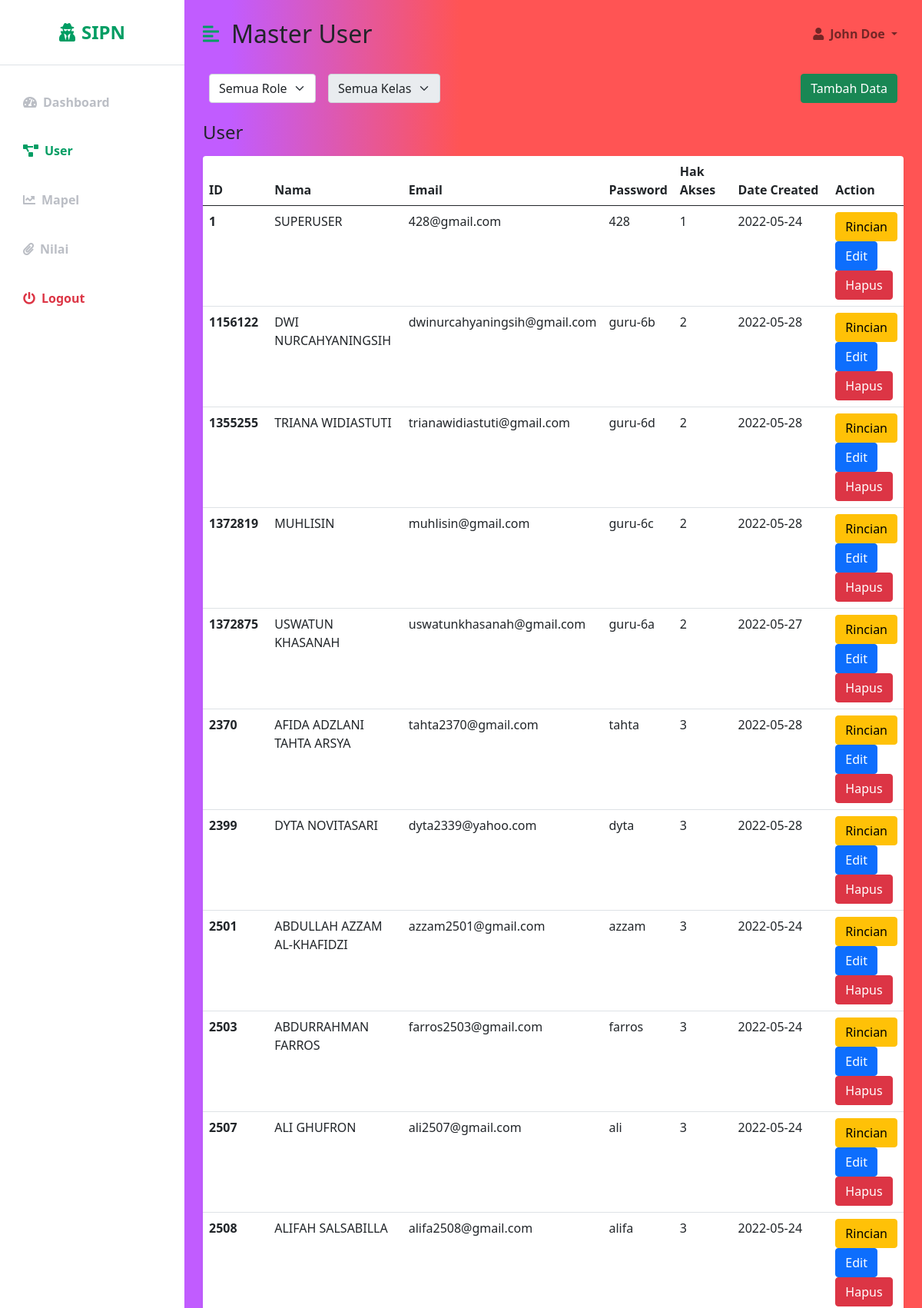
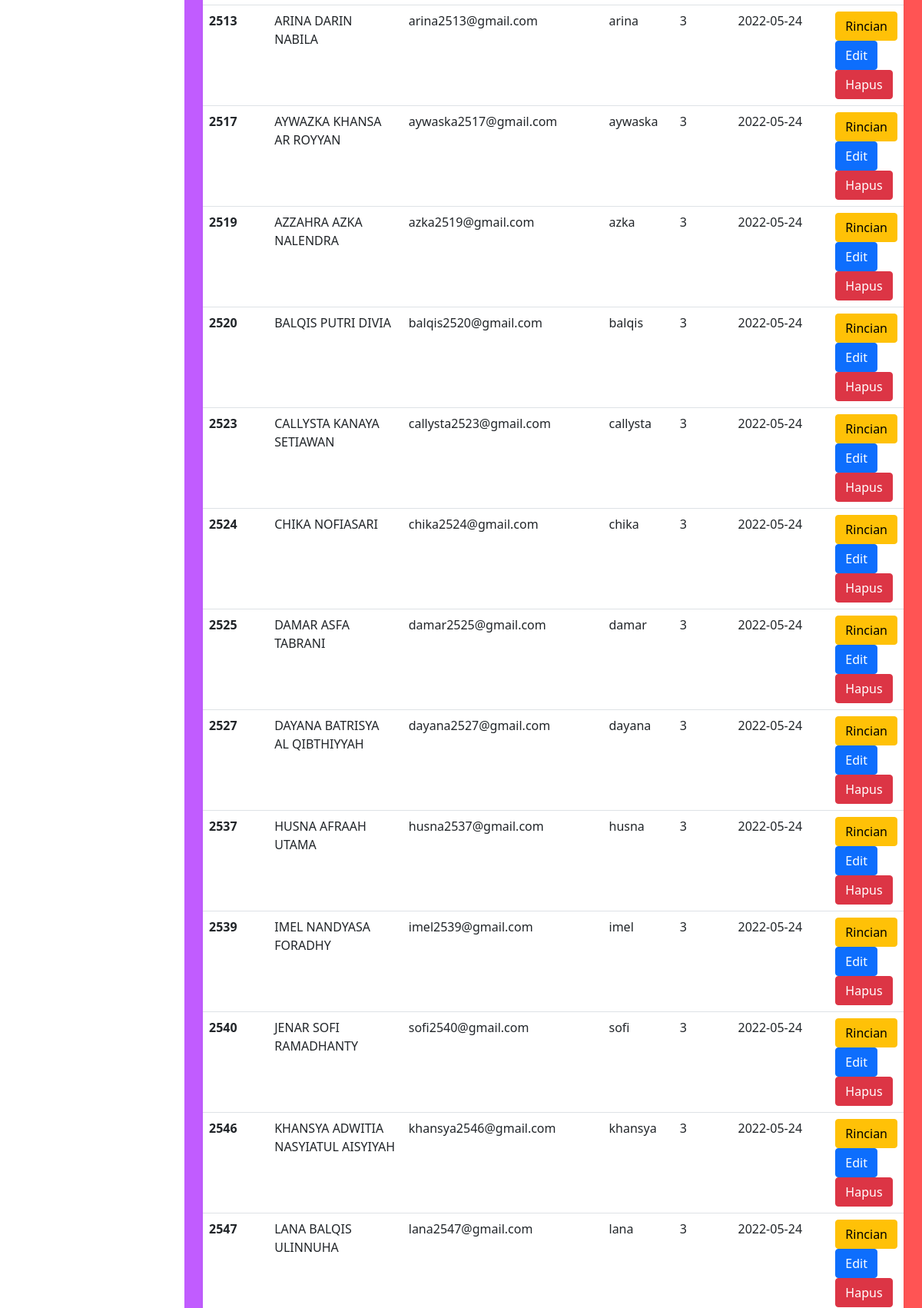
The page /web/user.php (upper part) on the database its author committed (2 pictures, top to bottom).
### tables this page shows
CREATE TABLE `detail_user` (
  `id_detail` int(11) NOT NULL AUTO_INCREMENT,
  `id_user` varchar(10) DEFAULT NULL,
  `nama` varchar(50) DEFAULT NULL,
  `jk` varchar(2) DEFAULT NULL,
  `tgl_lahir` date DEFAULT NULL,
  `id_kelas` varchar(10) DEFAULT NULL,
  `absen` varchar(2) DEFAULT NULL,
  PRIMARY KEY (`id_detail`),
  KEY `id_user` (`id_user`),
  KEY `id_kelas` (`id_kelas`),
  CONSTRAINT `detail_user_ibfk_1` FOREIGN KEY (`id_user`) REFERENCES `user_sistem` (`id_user`),
  CONSTRAINT `detail_user_ibfk_2` FOREIGN KEY (`id_kelas`) REFERENCES `kelas` (`id_kelas`)
);

CREATE TABLE `user_sistem` (
  `id_user` varchar(10) NOT NULL,
  `password` varchar(50) DEFAULT NULL,
  `email` varchar(50) DEFAULT NULL,
  `hak_akses` int(2) DEFAULT NULL,
  `date_created` date DEFAULT NULL,
  PRIMARY KEY (`id_user`)
);

### web/user.php (the view, shortened to what this page needs)
<?php
include_once "../web/koneksi.php";
$sql = "SELECT us.id_user AS ID, du.nama, us.email, us.password AS Pass, us.hak_akses, us.date_created FROM user_sistem us, detail_user du WHERE us.id_user=du.id_user ORDER BY us.id_user ASC";
$result = mysqli_query($conn, $sql);
?>
<!DOCTYPE html>
<html lang="en">
<head>
    <link href="https://cdn.jsdelivr.net/npm/bootstrap@5.0.0-beta3/dist/css/bootstrap.min.css" rel="stylesheet" />
    <link rel="stylesheet" href="https://cdnjs.cloudflare.com/ajax/libs/font-awesome/5.15.3/css/all.min.css" />
    <link rel="stylesheet" href="style.css" />
</head>
<body>
    <div class="d-flex" id="wrapper">
        <div class="bg-white" id="sidebar-wrapper">
            <div class="sidebar-heading text-center py-4 primary-text fs-4 fw-bold text-uppercase border-bottom"><i
                    class="fas fa-user-secret me-2"></i>SIPN</div>
            <div class="list-group list-group-flush my-3">
                <a href="#" class="list-group-item list-group-item-action bg-transparent second-text fw-bold"><i
                        class="fas fa-tachometer-alt me-2"></i>Dashboard</a>
                <a href="#" class="list-group-item list-group-item-action bg-transparent second-text active"><i
                        class="fas fa-project-diagram me-2"></i>User</a>
                <a href="#" class="list-group-item list-group-item-action bg-transparent second-text fw-bold"><i
                        class="fas fa-chart-line me-2"></i>Mapel</a>
                <a href="#" class="list-group-item list-group-item-action bg-transparent second-text fw-bold"><i
                        class="fas fa-paperclip me-2"></i>Nilai</a>
                <a href="#" class="list-group-item list-group-item-action bg-transparent text-danger fw-bold"><i
                        class="fas fa-power-off me-2"></i>Logout</a>
            </div>
        </div>
        <div id="page-content-wrapper">
            <nav class="navbar navbar-expand-lg navbar-light bg-transparent py-4 px-4">
                <div class="d-flex align-items-center">
                    <i class="fas fa-align-left primary-text fs-4 me-3" id="menu-toggle"></i>
                    <h2 class="fs-2 m-0">Master User</h2>
                </div>
                <div class="collapse navbar-collapse" id="navbarSupportedContent">
                    <ul class="navbar-nav ms-auto mb-2 mb-lg-0">
                        <li class="nav-item dropdown">
                            <a class="nav-link dropdown-toggle second-text fw-bold" href="#" id="navbarDropdown"
                                role="button" data-bs-toggle="dropdown" aria-expanded="false">
                                <i class="fas fa-user me-2"></i>John Doe
                            </a>
                        </li>
                    </ul>
                </div>
            </nav>
            <div class="container-fluid px-4">
                <div class="d-flex mb-3">
                  <div class="p-2">
                        <select class="form-select" aria-label="Default select example" id="pilih_role">
                          <option selected value="0">Semua Role</option>
                        </select>
                  </div>
                  <div class="p-2">
                        <select class="form-select" aria-label="Default select example" id="pilih_kelas">
                          <option selected value="0">Semua Kelas</option>
                        </select>
                    </div>
                  <div class="ms-auto p-2">
                         <a href="tambah-data-user.php" class="btn btn-success float-start">Tambah Data</a>
                  </div>
                </div>
                <div class="row my-3">
                    <h3 class="fs-4 mb-3">User</h3>
                    <div class="col">
                        <table class="table bg-white rounded shadow-sm  table-hover" id='tabel_user'>
                            <thead>
                                <tr>
                                    <th scope="col" width="10%">ID</th>
                                    <th scope="col" width="20%">Nama</th>
                                    <th scope="col" width="10%">Email</th>
                                    <th scope="col" width="10%">Password</th>
                                    <th scope="col"width="10%">Hak Akses</th>
                                    <th scope="col"width="20%">Date Created</th>
                                    <th scope="col">Action</th>
                                </tr>
                            </thead>
                            <tbody>
                                <?php while($row=mysqli_fetch_assoc($result)): ?>
                                <tr>
                                    <th scope="row"> <?= $row["ID"]; ?> </th>
                                    <td> <?= $row["nama"]; ?> </td>
                                    <td> <?= $row["email"]; ?> </td>
                                    <td> <?= $row["Pass"]; ?> </td>
                                    <td> <?= $row["hak_akses"]; ?> </td>
                                    <td> <?= $row["date_created"]; ?> </td>
                                    <td>
                                        <a href="#" class="btn btn-warning">Rincian</a>
                                        <a href="#" class="btn btn-primary">Edit</a>
                                        <a href="#" class="btn btn-danger">Hapus</a>
                                     </td>
                                </tr>
                                <?php endwhile; ?>
                            </tbody>
                        </table>
                    </div>
                </div>
            </div>
        </div>
    </div>
</body>
</html>

### web/style.css (style rules this page uses)
html { font-size: 1rem; }
:root { --main-bg-color: #65a6b2; --main-text-color: #009d63; --second-text-color: #bbbec5; --second-bg-color: #c1efde; }
.primary-text { color: var(--main-text-color); }
.second-text { color: var(--second-text-color); }
#wrapper { overflow-x: hidden; background-image: linear-gradient( to right, #c15cff, #c15cff, #ff5454, #ff5454, #ff5454 ); }
#sidebar-wrapper { min-height: 100vh; margin-left: -15rem; -webkit-transition: margin 0.25s ease-out; -moz-transition: margin 0.25s ease-out; -o-transition: margin 0.25s ease-out; transition: margin 0.25s ease-out; }
#sidebar-wrapper .sidebar-heading { padding: 0.875rem 1.25rem; font-size: 1.2rem; }
#sidebar-wrapper .list-group { width: 15rem; }
#page-content-wrapper { min-width: 100vw; }
#menu-toggle { cursor: pointer; }
.list-group-item { border: none; padding: 20px 30px; }
.list-group-item.active { background-color: transparent; color: var(--main-text-color); font-weight: bold; border: none; }
@media (min-width: 768px) { #sidebar-wrapper { margin-left: 0; } }
@media (min-width: 768px) { #page-content-wrapper { min-width: 0; width: 100%; } }

### rows shown on the page
detail_user: id_user.id_user "1", nama "SUPERUSER", id_user.email "428@gmail.com", id_user.password "428", id_user.hak_akses "1", id_user.date_created "2022-05-24"
detail_user: id_user.id_user "1156122", nama "DWI NURCAHYANINGSIH", id_user.email "dwinurcahyaningsih@gmail.com", id_user.password "guru-6b", id_user.hak_akses "2", id_user.date_created "2022-05-28"
detail_user: id_user.id_user "1355255", nama "TRIANA WIDIASTUTI", id_user.email "trianawidiastuti@gmail.com", id_user.password "guru-6d", id_user.hak_akses "2", id_user.date_created "2022-05-28"
detail_user: id_user.id_user "1372819", nama "MUHLISIN", id_user.email "muhlisin@gmail.com", id_user.password "guru-6c", id_user.hak_akses "2", id_user.date_created "2022-05-28"
detail_user: id_user.id_user "1372875", nama "USWATUN KHASANAH", id_user.email "uswatunkhasanah@gmail.com", id_user.password "guru-6a", id_user.hak_akses "2", id_user.date_created "2022-05-27"
detail_user: id_user.id_user "2370", nama "AFIDA ADZLANI TAHTA ARSYA", id_user.email "tahta2370@gmail.com", id_user.password "tahta", id_user.hak_akses "3", id_user.date_created "2022-05-28"
detail_user: id_user.id_user "2399", nama "DYTA NOVITASARI", id_user.email "dyta2339@yahoo.com", id_user.password "dyta", id_user.hak_akses "3", id_user.date_created "2022-05-28"
detail_user: id_user.id_user "2501", nama "ABDULLAH AZZAM AL-KHAFIDZI", id_user.email "azzam2501@gmail.com", id_user.password "azzam", id_user.hak_akses "3", id_user.date_created "2022-05-24"
detail_user: id_user.id_user "2503", nama "ABDURRAHMAN FARROS", id_user.email "farros2503@gmail.com", id_user.password "farros", id_user.hak_akses "3", id_user.date_created "2022-05-24"
detail_user: id_user.id_user "2507", nama "ALI GHUFRON", id_user.email "ali2507@gmail.com", id_user.password "ali", id_user.hak_akses "3", id_user.date_created "2022-05-24"
detail_user: id_user.id_user "2508", nama "ALIFAH SALSABILLA", id_user.email "alifa2508@gmail.com", id_user.password "alifa", id_user.hak_akses "3", id_user.date_created "2022-05-24"
detail_user: id_user.id_user "2513", nama "ARINA DARIN NABILA", id_user.email "arina2513@gmail.com", id_user.password "arina", id_user.hak_akses "3", id_user.date_created "2022-05-24"
detail_user: id_user.id_user "2517", nama "AYWAZKA KHANSA AR ROYYAN", id_user.email "aywaska2517@gmail.com", id_user.password "aywaska", id_user.hak_akses "3", id_user.date_created "2022-05-24"
detail_user: id_user.id_user "2519", nama "AZZAHRA AZKA NALENDRA", id_user.email "azka2519@gmail.com", id_user.password "azka", id_user.hak_akses "3", id_user.date_created "2022-05-24"
detail_user: id_user.id_user "2520", nama "BALQIS PUTRI DIVIA", id_user.email "balqis2520@gmail.com", id_user.password "balqis", id_user.hak_akses "3", id_user.date_created "2022-05-24"
detail_user: id_user.id_user "2523", nama "CALLYSTA KANAYA SETIAWAN", id_user.email "callysta2523@gmail.com", id_user.password "callysta", id_user.hak_akses "3", id_user.date_created "2022-05-24"
detail_user: id_user.id_user "2524", nama "CHIKA NOFIASARI", id_user.email "chika2524@gmail.com", id_user.password "chika", id_user.hak_akses "3", id_user.date_created "2022-05-24"
detail_user: id_user.id_user "2525", nama "DAMAR ASFA TABRANI", id_user.email "damar2525@gmail.com", id_user.password "damar", id_user.hak_akses "3", id_user.date_created "2022-05-24"
detail_user: id_user.id_user "2527", nama "DAYANA BATRISYA AL QIBTHIYYAH", id_user.email "dayana2527@gmail.com", id_user.password "dayana", id_user.hak_akses "3", id_user.date_created "2022-05-24"
detail_user: id_user.id_user "2537", nama "HUSNA AFRAAH UTAMA", id_user.email "husna2537@gmail.com", id_user.password "husna", id_user.hak_akses "3", id_user.date_created "2022-05-24"
detail_user: id_user.id_user "2539", nama "IMEL NANDYASA FORADHY", id_user.email "imel2539@gmail.com", id_user.password "imel", id_user.hak_akses "3", id_user.date_created "2022-05-24"
detail_user: id_user.id_user "2540", nama "JENAR SOFI RAMADHANTY", id_user.email "sofi2540@gmail.com", id_user.password "sofi", id_user.hak_akses "3", id_user.date_created "2022-05-24"
detail_user: id_user.id_user "2546", nama "KHANSYA ADWITIA NASYIATUL AISYIYAH", id_user.email "khansya2546@gmail.com", id_user.password "khansya", id_user.hak_akses "3", id_user.date_created "2022-05-24"
detail_user: id_user.id_user "2547", nama "LANA BALQIS ULINNUHA", id_user.email "lana2547@gmail.com", id_user.password "lana", id_user.hak_akses "3", id_user.date_created "2022-05-24"
